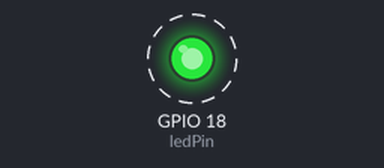
The program below on a simulated ESP32. Shown: output pins drawn as LEDs (lit = HIGH). Dashed ring = blinking.

Above: at 0.2 s.
Timing chart, 0 to 3.0 s (numbered marks = the images above):
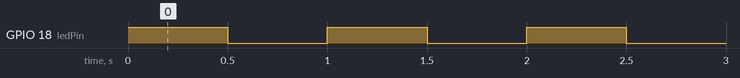

Measured:
- by itself, GPIO 18 (ledPin): alternates HIGH for 0.50 s and LOW for 0.50 s

The program:

main.cpp
```cpp
#include <Arduino.h>

constexpr uint8_t ledPin = 18;

void setup()
{
  // define led pin as output
  pinMode(ledPin, OUTPUT);
}

void loop()
{
  digitalWrite(ledPin, HIGH); // turn led on
  delay(500);                 // wait 500 ms
  digitalWrite(ledPin, LOW);  // turn led off
  delay(500);                 // wait 500 ms
}
```
